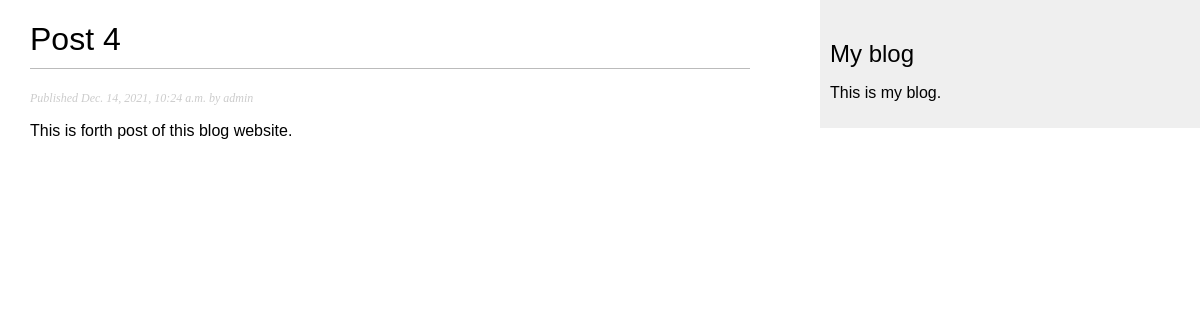
The page /blog/2021/12/14/post-4/ on the database its author committed.
### blog/models.py (models this page shows, shortened)
class Post(models.Model):
    STATUS_CHOICES = (
        ('draft', 'Draft'),
        ('published', 'Published'),
    )
    title = models.CharField(max_length=250)
    slug = models.SlugField(max_length=250, unique_for_date='publish')
    author = models.ForeignKey(User, on_delete=models.CASCADE, related_name='blog_posts')
    body = models.TextField()
    publish = models.DateTimeField(default=timezone.now)
    created = models.DateTimeField(auto_now_add=True)
    updated = models.DateTimeField(auto_now=True)
    status = models.CharField(max_length=10, choices=STATUS_CHOICES, default='draft')
    objects = models.Manager()  # the default manager.
    published = PublishedManager()  # custom manager.
    class Meta:
        ordering = ('-publish',)

### blog/views.py (the view)
# urls.py: path('<int:year>/<int:month>/<int:day>/<slug:post>/', views.post_detail, name='post_detail'),
def post_detail(request, year, month, day, post):
    post = get_object_or_404(Post, slug=post, publish__year=year, publish__month=month, publish__day=day)
    return render(request, 'blog/post/detail.html', {'post': post})

### blog/templates/blog/post/detail.html (shortened to what this page needs)
{% extends 'blog/base.html' %}
{% block content %}
    <h1>{{ post.title }}</h1>
    <p class="date">
        Published {{ post.publish }} by {{ post.author }}
    </p>
    {{ post.body|linebreaks }}
{% endblock %}

### blog/static/css/blog.css (style rules this page uses)
body { margin:0; padding:0; font-family:helvetica, sans-serif; }
h1 { font-weight:normal; border-bottom:1px solid #bbb; padding:0 0 10px 0; }
p.date { color:#ccc; font-family: georgia, serif; font-size: 12px; font-style: italic; }

### rows shown on the page
Post: title "Post 4", publish "Dec. 14, 2021, 10:24 a.m.", author "admin", body "This is forth post of this blog website."
